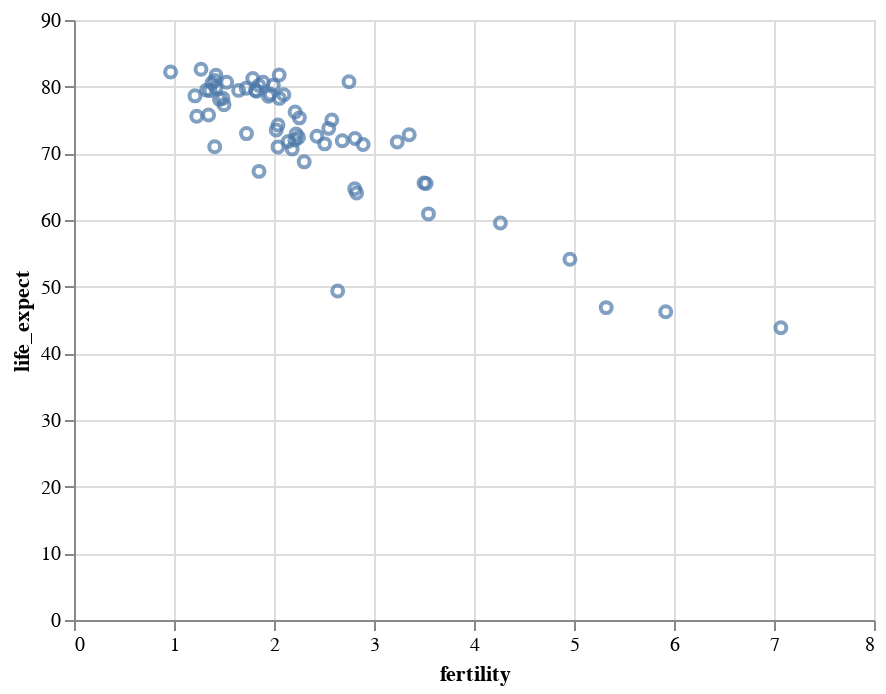

The cell this chart's notebook holds for it:
### Code cell
chart1a = alt.Chart(gap2005).mark_point().encode(
    x="fertility",
    y="life_expect")

chart1a

### Figure 1 — Vega-Lite specification as saved in the notebook (floating-point values rounded to 4 significant figures)
{"$schema": "https://vega.github.io/schema/vega-lite/v3.4.0.json", "config": {"mark": {"tooltip": null}, "view": {"height": 300, "width": 400}}, "data": {"name": "data-ba34af65c64e2b3a5a008687b8c69f55"}, "datasets": {"data-ba34af65c64e2b3a5a008687b8c69f55": [{"cluster": 0, "country": "Afghanistan", "fertility": 7.069, "life_expect": 43.83, "pop": 29928987, "year": 2005}, {"cluster": 3, "country": "Argentina", "fertility": 2.254, "life_expect": 75.32, "pop": 39537943, "year": 2005}, {"cluster": 3, "country": "Aruba", "fertility": 2.04, "life_expect": 74.24, "pop": 71566, "year": 2005}, {"cluster": 4, "country": "Australia", "fertility": 1.788, "life_expect": 81.23, "pop": 20090437, "year": 2005}, {"cluster": 1, "country": "Austria", "fertility": 1.42, "life_expect": 79.83, "pop": 8184691, "year": 2005}, {"cluster": 3, "country": "Bahamas", "fertility": 2.022, "life_expect": 73.5, "pop": 301790, "year": 2005}, {"cluster": 0, "country": "Bangladesh", "fertility": 2.826, "life_expect": 64.06, "pop": 144319628, "year": 2005}, {"cluster": 3, "country": "Barbados", "fertility": 1.5, "life_expect": 77.3, "pop": 278870, "year": 2005}, {"cluster": 1, "country": "Belgium", "fertility": 1.646, "life_expect": 79.44, "pop": 10364388, "year": 2005}, {"cluster": 3, "country": "Bolivia", "fertility": 3.5, "life_expect": 65.55, "pop": 8857870, "year": 2005}, {"cluster": 3, "country": "Brazil", "fertility": 2.245, "life_expect": 72.39, "pop": 186112794, "year": 2005}, {"cluster": 3, "country": "Canada", "fertility": 1.527, "life_expect": 80.65, "pop": 32805041, "year": 2005}, {"cluster": 3, "country": "Chile", "fertility": 1.944, "life_expect": 78.55, "pop": 15980912, "year": 2005}, {"cluster": 4, "country": "China", "fertility": 1.725, "life_expect": 72.96, "pop": 1303182268, "year": 2005}, {"cluster": 3, "country": "Colombia", "fertility": 2.22, "life_expect": 72.89, "pop": 42954279, "year": 2005}, {"cluster": 3, "country": "Costa Rica", "fertility": 2.099, "life_expect": 78.78, "pop": 4016173, "year": 2005}, {"cluster": 1, "country": "Croatia", "fertility": 1.346, "life_expect": 75.75, "pop": 4495904, "year": 2005}, {"cluster": 3, "country": "Cuba", "fertility": 1.49, "life_expect": 78.27, "pop": 11346670, "year": 2005}, {"cluster": 3, "country": "Dominican Republic", "fertility": 2.81, "life_expect": 72.23, "pop": 9049595, "year": 2005}, {"cluster": 3, "country": "Ecuador", "fertility": 2.578, "life_expect": 74.99, "pop": 13363593, "year": 2005}, {"cluster": 5, "country": "Egypt", "fertility": 2.891, "life_expect": 71.34, "pop": 77505756, "year": 2005}, {"cluster": 3, "country": "El Salvador", "fertility": 2.683, "life_expect": 71.88, "pop": 6704932, "year": 2005}, {"cluster": 1, "country": "Finland", "fertility": 1.825, "life_expect": 79.31, "pop": 5223442, "year": 2005}, {"cluster": 1, "country": "France", "fertility": 1.892, "life_expect": 80.66, "pop": 60656178, "year": 2005}, {"cluster": 1, "country": "Georgia", "fertility": 1.407, "life_expect": 70.99, "pop": 4677401, "year": 2005}, {"cluster": 1, "country": "Germany", "fertility": 1.36, "life_expect": 79.41, "pop": 82431390, "year": 2005}, {"cluster": 1, "country": "Greece", "fertility": 1.325, "life_expect": 79.48, "pop": 10668354, "year": 2005}, {"cluster": 3, "country": "Grenada", "fertility": 2.302, "life_expect": 68.72, "pop": 89502, "year": 2005}, {"cluster": 3, "country": "Haiti", "fertility": 3.545, "life_expect": 60.92, "pop": 8121622, "year": 2005}, {"cluster": 4, "country": "Hong Kong", "fertility": 0.966, "life_expect": 82.21, "pop": 6898686, "year": 2005}, {"cluster": 1, "country": "Iceland", "fertility": 2.052, "life_expect": 81.76, "pop": 296737, "year": 2005}, {"cluster": 0, "country": "India", "fertility": 2.807, "life_expect": 64.7, "pop": 1080264388, "year": 2005}, {"cluster": 4, "country": "Indonesia", "fertility": 2.182, "life_expect": 70.65, "pop": 218465000, "year": 2005}, {"cluster": 5, "country": "Iran", "fertility": 2.04, "life_expect": 70.96, "pop": 68017860, "year": 2005}, {"cluster": 5, "country": "Iraq", "fertility": 4.264, "life_expect": 59.55, "pop": 26074906, "year": 2005}, {"cluster": 1, "country": "Ireland", "fertility": 1.964, "life_expect": 78.89, "pop": 4015676, "year": 2005}, {"cluster": 5, "country": "Israel", "fertility": 2.75, "life_expect": 80.75, "pop": 6276883, "year": 2005}, {"cluster": 1, "country": "Italy", "fertility": 1.379, "life_expect": 80.55, "pop": 58103033, "year": 2005}, {"cluster": 3, "country": "Jamaica", "fertility": 2.429, "life_expect": 72.57, "pop": 2735520, "year": 2005}, {"cluster": 4, "country": "Japan", "fertility": 1.27, "life_expect": 82.6, "pop": 127417244, "year": 2005}, {"cluster": 2, "country": "Kenya", "fertility": 4.959, "life_expect": 54.11, "pop": 33829590, "year": 2005}, {"cluster": 4, "country": "South Korea", "fertility": 1.85, "life_expect": 67.3, "pop": 22912177, "year": 2005}, {"cluster": 4, "country": "North Korea", "fertility": 1.21, "life_expect": 78.62, "pop": 48640671, "year": 2005}, {"cluster": 5, "country": "Lebanon", "fertility": 2.209, "life_expect": 71.99, "pop": 3826018, "year": 2005}, {"cluster": 3, "country": "Mexico", "fertility": 2.211, "life_expect": 76.19, "pop": 106202903, "year": 2005}, {"cluster": 1, "country": "Netherlands", "fertility": 1.721, "life_expect": 79.76, "pop": 16407491, "year": 2005}, {"cluster": 4, "country": "New Zealand", "fertility": 1.994, "life_expect": 80.2, "pop": 4035461, "year": 2005}, {"cluster": 2, "country": "Nigeria", "fertility": 5.322, "life_expect": 46.86, "pop": 128765768, "year": 2005}, {"cluster": 1, "country": "Norway", "fertility": 1.848, "life_expect": 80.2, "pop": 4593041, "year": 2005}, {"cluster": 0, "country": "Pakistan", "fertility": 3.521, "life_expect": 65.48, "pop": 162419946, "year": 2005}, {"cluster": 3, "country": "Peru", "fertility": 2.506, "life_expect": 71.42, "pop": 27925628, "year": 2005}, {"cluster": 4, "country": "Philippines", "fertility": 3.233, "life_expect": 71.69, "pop": 87857473, "year": 2005}, {"cluster": 1, "country": "Poland", "fertility": 1.227, "life_expect": 75.56, "pop": 38557984, "year": 2005}, {"cluster": 1, "country": "Portugal", "fertility": 1.455, "life_expect": 78.1, "pop": 10566212, "year": 2005}, {"cluster": 2, "country": "Rwanda", "fertility": 5.917, "life_expect": 46.24, "pop": 8440820, "year": 2005}, {"cluster": 5, "country": "Saudi Arabia", "fertility": 3.352, "life_expect": 72.78, "pop": 26417599, "year": 2005}, {"cluster": 2, "country": "South Africa", "fertility": 2.637, "life_expect": 49.34, "pop": 44344136, "year": 2005}, {"cluster": 1, "country": "Spain", "fertility": 1.409, "life_expect": 80.94, "pop": 40341462, "year": 2005}, {"cluster": 1, "country": "Switzerland", "fertility": 1.42, "life_expect": 81.7, "pop": 7489370, "year": 2005}, {"cluster": 1, "country": "Turkey", "fertility": 2.143, "life_expect": 71.78, "pop": 69660559, "year": 2005}, {"cluster": 1, "country": "United Kingdom", "fertility": 1.815, "life_expect": 79.42, "pop": 60441457, "year": 2005}, {"cluster": 3, "country": "United States", "fertility": 2.054, "life_expect": 78.24, "pop": 295734134, "year": 2005}, {"cluster": 3, "country": "Venezuela", "fertility": 2.547, "life_expect": 73.75, "pop": 25375281, "year": 2005}]}, "encoding": {"x": {"field": "fertility", "type": "quantitative"}, "y": {"field": "life_expect", "type": "quantitative"}}, "mark": "point"}
